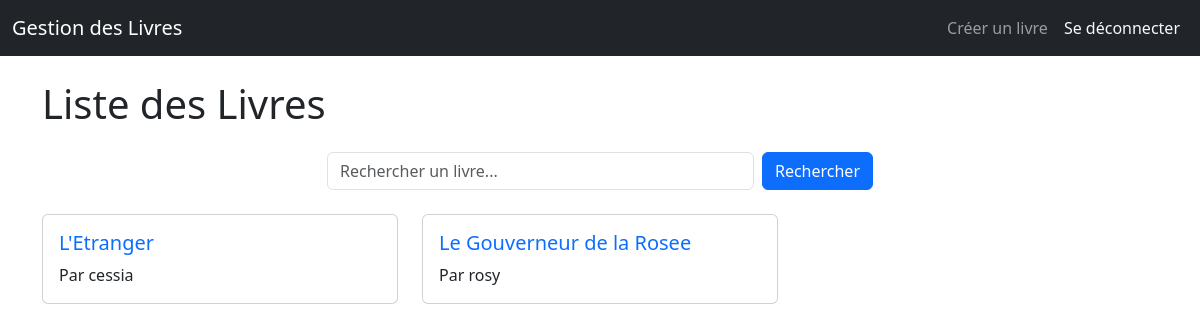
The app's page / (signed in) with its own data.
### livres/models.py (models this page shows, shortened)
class Livre(models.Model):
    titre = models.CharField(max_length=100)
    auteur = models.CharField(max_length=50)
    genre = models.TextField(max_length=50, choices=GENRES_CHOIX)
    description = models.CharField(max_length=200)
    date_de_publication = models.DateField()
    proprietaire = models.ForeignKey(User, on_delete=models.CASCADE)

### livres/views.py (the view)
# urls.py: path('', liste_livres, name='liste_livres'),
def liste_livres(request):
    query = request.GET.get('q', '')
    if query:
        posts = Livre.objects.filter(
            Q(titre__icontains=query) | Q(description__icontains=query)
        ).order_by('-date_de_publication')
    else:
        posts = Livre.objects.all().order_by('-date_de_publication')
    paginator = Paginator(posts, 6)
    page_number = request.GET.get('page')
    page_obj = paginator.get_page(page_number)
    return render(request, 'livres_etudiants/livres_list.html', {
        'page_obj': page_obj,
        'query': query
    })

### livres/templates/livres_etudiants/livres_list.html (shortened to what this page needs)
{% extends 'base.html' %}
{% block content %}
<h1 class="mb-4">Liste des Livres</h1>
<div class="row mb-4">
    <div class="col-md-6 mx-auto">
        <form method="get" action="{% url 'liste_livres' %}" class="d-flex" id="search-form">
            <input
                type="text"
                name="q"
                value="{{ query|default:'' }}"
                class="form-control me-2"
                placeholder="Rechercher un livre..."
                aria-label="Recherche"
                id="search-input"
            >
            <button type="submit" class="btn btn-primary">Rechercher</button>
        </form>
    </div>
</div>
<div class="row" id="livre-list">
    {% for livre in page_obj %}
        <div class="col-md-4 mb-3">
            <div class="card h-100">
                <div class="card-body">
                    <h5 class="card-title">
                        <a href="{% url 'livre_detail' livre.pk %}" class="text-decoration-none">
                            {{ livre.titre }}
                        </a>
                    </h5>
                    <p class="card-text">
                        Par {{ livre.proprietaire.username}}
                    </p>
                </div>
            </div>
        </div>
    {% empty %}
        <div class="col-12">
            <p class="text-muted">Aucun livre trouvé.</p>
        </div>
    {% endfor %}
</div>
{% endblock %}

### records on screen
Livre: titre "L'Etranger", proprietaire.username "cessia"
Livre: titre "Le Gouverneur de la Rosee", proprietaire.username "rosy"
